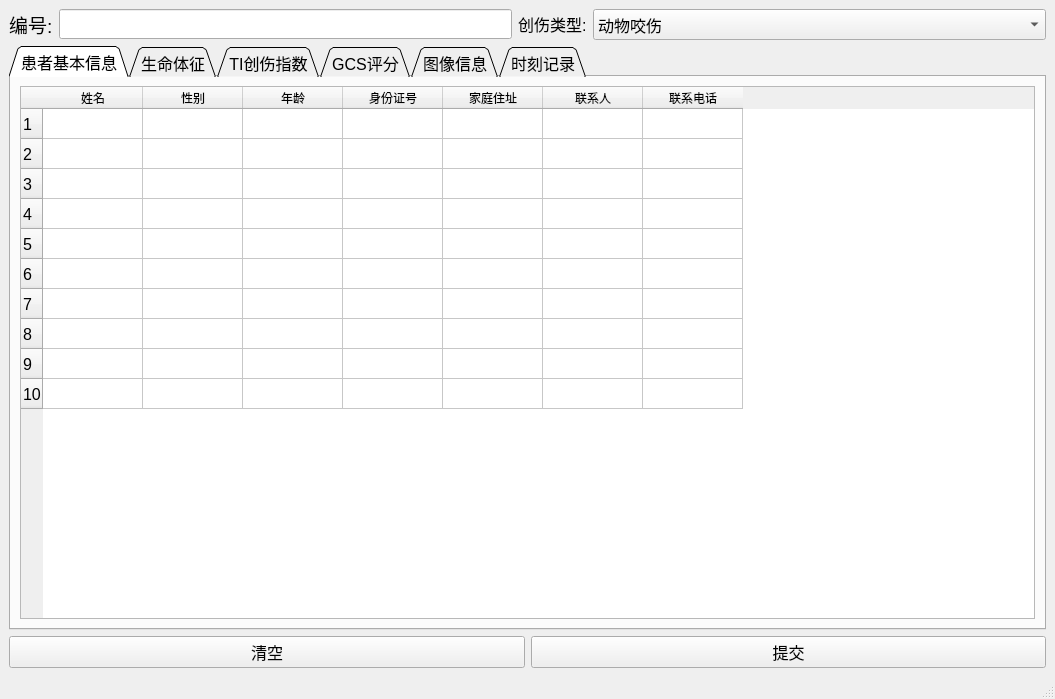
<?xml version="1.0" encoding="UTF-8"?>
<ui version="4.0">
 <class>MainWindow</class>
 <widget class="QMainWindow" name="MainWindow">
  <property name="geometry">
   <rect>
    <x>0</x>
    <y>0</y>
    <width>1055</width>
    <height>699</height>
   </rect>
  </property>
  <property name="mouseTracking">
   <bool>false</bool>
  </property>
  <property name="tabletTracking">
   <bool>false</bool>
  </property>
  <property name="windowTitle">
   <string>创伤中心</string>
  </property>
  <property name="layoutDirection">
   <enum>Qt::LeftToRight</enum>
  </property>
  <property name="tabShape">
   <enum>QTabWidget::Rounded</enum>
  </property>
  <property name="dockNestingEnabled">
   <bool>false</bool>
  </property>
  <widget class="QWidget" name="centralwidget">
   <layout class="QGridLayout" name="gridLayout_2">
    <item row="0" column="0">
     <layout class="QGridLayout" name="gridLayout">
      <item row="2" column="0">
       <layout class="QGridLayout" name="gridLayout_7">
        <item row="0" column="0">
         <widget class="QPushButton" name="pushButton">
          <property name="font">
           <font>
            <family>Arial</family>
            <pointsize>12</pointsize>
           </font>
          </property>
          <property name="text">
           <string>清空</string>
          </property>
         </widget>
        </item>
        <item row="0" column="1">
         <widget class="QPushButton" name="pushButton_2">
          <property name="font">
           <font>
            <family>Arial</family>
            <pointsize>12</pointsize>
           </font>
          </property>
          <property name="text">
           <string>提交</string>
          </property>
         </widget>
        </item>
       </layout>
      </item>
      <item row="0" column="0">
       <layout class="QGridLayout" name="gridLayout_10">
        <item row="0" column="1">
         <widget class="QLineEdit" name="lineEdit">
          <property name="sizePolicy">
           <sizepolicy hsizetype="Expanding" vsizetype="Fixed">
            <horstretch>1</horstretch>
            <verstretch>0</verstretch>
           </sizepolicy>
          </property>
          <property name="font">
           <font>
            <family>Agency FB</family>
            <pointsize>11</pointsize>
           </font>
          </property>
         </widget>
        </item>
        <item row="0" column="2">
         <widget class="QLabel" name="label_2">
          <property name="sizePolicy">
           <sizepolicy hsizetype="Fixed" vsizetype="Fixed">
            <horstretch>1</horstretch>
            <verstretch>0</verstretch>
           </sizepolicy>
          </property>
          <property name="font">
           <font>
            <family>Arial</family>
            <pointsize>12</pointsize>
           </font>
          </property>
          <property name="text">
           <string>创伤类型:</string>
          </property>
         </widget>
        </item>
        <item row="0" column="0">
         <widget class="QLabel" name="label">
          <property name="sizePolicy">
           <sizepolicy hsizetype="Fixed" vsizetype="Fixed">
            <horstretch>1</horstretch>
            <verstretch>0</verstretch>
           </sizepolicy>
          </property>
          <property name="font">
           <font>
            <family>Arial</family>
            <pointsize>14</pointsize>
           </font>
          </property>
          <property name="text">
           <string>编号:</string>
          </property>
         </widget>
        </item>
        <item row="0" column="3">
         <widget class="QComboBox" name="comboBox">
          <property name="sizePolicy">
           <sizepolicy hsizetype="Expanding" vsizetype="Fixed">
            <horstretch>1</horstretch>
            <verstretch>0</verstretch>
           </sizepolicy>
          </property>
          <property name="font">
           <font>
            <family>Agency FB</family>
            <pointsize>12</pointsize>
           </font>
          </property>
          <item>
           <property name="text">
            <string>动物咬伤</string>
           </property>
          </item>
          <item>
           <property name="text">
            <string>烧伤（烫伤）/爆炸伤</string>
           </property>
          </item>
          <item>
           <property name="text">
            <string>触电/雷击伤</string>
           </property>
          </item>
          <item>
           <property name="text">
            <string>高处坠落</string>
           </property>
          </item>
          <item>
           <property name="text">
            <string>刺伤/枪伤/贯通伤</string>
           </property>
          </item>
          <item>
           <property name="text">
            <string>交通/运输事故</string>
           </property>
          </item>
          <item>
           <property name="text">
            <string>其他</string>
           </property>
          </item>
         </widget>
        </item>
       </layout>
      </item>
      <item row="1" column="0">
       <widget class="QTabWidget" name="tabWidget">
        <property name="minimumSize">
         <size>
          <width>799</width>
          <height>359</height>
         </size>
        </property>
        <property name="font">
         <font>
          <family>Arial</family>
          <pointsize>12</pointsize>
         </font>
        </property>
        <property name="tabShape">
         <enum>QTabWidget::Triangular</enum>
        </property>
        <property name="currentIndex">
         <number>0</number>
        </property>
        <property name="usesScrollButtons">
         <bool>false</bool>
        </property>
        <widget class="QWidget" name="tab">
         <attribute name="title">
          <string>患者基本信息</string>
         </attribute>
         <layout class="QGridLayout" name="gridLayout_12">
          <item row="0" column="0">
           <layout class="QGridLayout" name="gridLayout_6">
            <item row="2" column="0">
             <widget class="QTableWidget" name="tableWidget_3">
              <property name="rowCount">
               <number>10</number>
              </property>
              <row/>
              <row/>
              <row/>
              <row/>
              <row/>
              <row/>
              <row/>
              <row/>
              <row/>
              <row/>
              <column>
               <property name="text">
                <string>姓名</string>
               </property>
              </column>
              <column>
               <property name="text">
                <string>性别</string>
               </property>
              </column>
              <column>
               <property name="text">
                <string>年龄</string>
               </property>
              </column>
              <column>
               <property name="text">
                <string>身份证号</string>
               </property>
              </column>
              <column>
               <property name="text">
                <string>家庭住址</string>
               </property>
              </column>
              <column>
               <property name="text">
                <string>联系人</string>
               </property>
              </column>
              <column>
               <property name="text">
                <string>联系电话</string>
               </property>
              </column>
             </widget>
            </item>
           </layout>
          </item>
         </layout>
        </widget>
        <widget class="QWidget" name="tab_2">
         <attribute name="title">
          <string>生命体征</string>
         </attribute>
         <layout class="QGridLayout" name="gridLayout_13">
          <item row="0" column="0">
           <layout class="QGridLayout" name="gridLayout_4">
            <item row="0" column="0">
             <widget class="QTableWidget" name="tableWidget">
              <property name="font">
               <font>
                <underline>false</underline>
               </font>
              </property>
              <property name="autoFillBackground">
               <bool>false</bool>
              </property>
              <property name="alternatingRowColors">
               <bool>false</bool>
              </property>
              <property name="showGrid">
               <bool>true</bool>
              </property>
              <property name="gridStyle">
               <enum>Qt::CustomDashLine</enum>
              </property>
              <property name="sortingEnabled">
               <bool>false</bool>
              </property>
              <property name="wordWrap">
               <bool>false</bool>
              </property>
              <property name="cornerButtonEnabled">
               <bool>false</bool>
              </property>
              <property name="rowCount">
               <number>10</number>
              </property>
              <row/>
              <row/>
              <row/>
              <row/>
              <row/>
              <row/>
              <row/>
              <row/>
              <row/>
              <row/>
              <column>
               <property name="text">
                <string>血压(mmHg)</string>
               </property>
              </column>
              <column>
               <property name="text">
                <string>心率（次/分钟）</string>
               </property>
              </column>
              <column>
               <property name="text">
                <string>呼吸（次/分钟）</string>
               </property>
              </column>
              <column>
               <property name="text">
                <string>体温（°C）</string>
               </property>
              </column>
              <column>
               <property name="text">
                <string>血糖（mmol/l）</string>
               </property>
              </column>
              <column>
               <property name="text">
                <string>血氧饱和度（%）</string>
               </property>
              </column>
             </widget>
            </item>
           </layout>
          </item>
         </layout>
        </widget>
        <widget class="QWidget" name="tab_3">
         <attribute name="title">
          <string>TI创伤指数</string>
         </attribute>
         <layout class="QGridLayout" name="gridLayout_14">
          <item row="0" column="0">
           <layout class="QGridLayout" name="gridLayout_5">
            <item row="0" column="0">
             <widget class="QTableWidget" name="tableWidget_2">
              <property name="maximumSize">
               <size>
                <width>16777215</width>
                <height>16777209</height>
               </size>
              </property>
              <property name="rowCount">
               <number>10</number>
              </property>
              <row/>
              <row/>
              <row/>
              <row/>
              <row/>
              <row/>
              <row/>
              <row/>
              <row/>
              <row/>
              <column>
               <property name="text">
                <string>创伤类型</string>
               </property>
              </column>
              <column>
               <property name="text">
                <string>血压</string>
               </property>
              </column>
              <column>
               <property name="text">
                <string>脉搏</string>
               </property>
              </column>
              <column>
               <property name="text">
                <string>呼吸</string>
               </property>
              </column>
              <column>
               <property name="text">
                <string>评分</string>
               </property>
              </column>
              <column>
               <property name="text">
                <string>评级</string>
               </property>
              </column>
             </widget>
            </item>
           </layout>
          </item>
         </layout>
        </widget>
        <widget class="QWidget" name="tab_4">
         <attribute name="title">
          <string>GCS评分</string>
         </attribute>
         <layout class="QGridLayout" name="gridLayout_15">
          <item row="0" column="0">
           <layout class="QGridLayout" name="gridLayout_3">
            <item row="0" column="0">
             <widget class="QTableWidget" name="tableWidget_4">
              <property name="rowCount">
               <number>10</number>
              </property>
              <row/>
              <row/>
              <row/>
              <row/>
              <row/>
              <row/>
              <row/>
              <row/>
              <row/>
              <row/>
              <column>
               <property name="text">
                <string>睁眼</string>
               </property>
              </column>
              <column>
               <property name="text">
                <string>语言</string>
               </property>
              </column>
              <column>
               <property name="text">
                <string>运动</string>
               </property>
              </column>
              <column>
               <property name="text">
                <string>评分</string>
               </property>
              </column>
              <column>
               <property name="text">
                <string>评级</string>
               </property>
              </column>
             </widget>
            </item>
           </layout>
          </item>
         </layout>
        </widget>
        <widget class="QWidget" name="tab_5">
         <attribute name="title">
          <string>图像信息</string>
         </attribute>
         <layout class="QGridLayout" name="gridLayout_16">
          <item row="0" column="0">
           <layout class="QGridLayout" name="gridLayout_9">
            <item row="0" column="1">
             <widget class="QTextEdit" name="textEdit"/>
            </item>
            <item row="2" column="1">
             <widget class="QTextEdit" name="textEdit_2"/>
            </item>
            <item row="2" column="0">
             <widget class="QLabel" name="label_4">
              <property name="text">
               <string>心电图</string>
              </property>
             </widget>
            </item>
            <item row="0" column="0">
             <widget class="QLabel" name="label_3">
              <property name="text">
               <string>伤情图片</string>
              </property>
             </widget>
            </item>
           </layout>
          </item>
         </layout>
        </widget>
        <widget class="QWidget" name="tab_6">
         <attribute name="title">
          <string>时刻记录</string>
         </attribute>
         <layout class="QGridLayout" name="gridLayout_11">
          <item row="0" column="0">
           <layout class="QGridLayout" name="gridLayout_8">
            <item row="1" column="0">
             <widget class="QDateTimeEdit" name="dateTimeEdit"/>
            </item>
            <item row="2" column="0">
             <widget class="QTableWidget" name="tableWidget_5">
              <property name="rowCount">
               <number>10</number>
              </property>
              <row/>
              <row/>
              <row/>
              <row/>
              <row/>
              <row/>
              <row/>
              <row/>
              <row/>
              <row/>
              <column>
               <property name="text">
                <string>发病时间</string>
               </property>
              </column>
              <column>
               <property name="text">
                <string>呼救时间</string>
               </property>
              </column>
              <column>
               <property name="text">
                <string>出发时间</string>
               </property>
              </column>
              <column>
               <property name="text">
                <string>到达现场</string>
               </property>
              </column>
              <column>
               <property name="text">
                <string>离开现场</string>
               </property>
              </column>
              <column>
               <property name="text">
                <string>到达医院</string>
               </property>
              </column>
              <column>
               <property name="text">
                <string>院内接诊</string>
               </property>
              </column>
              <column>
               <property name="text">
                <string>患者死亡</string>
               </property>
              </column>
             </widget>
            </item>
           </layout>
          </item>
         </layout>
        </widget>
       </widget>
      </item>
     </layout>
    </item>
   </layout>
  </widget>
  <widget class="QMenuBar" name="menubar">
   <property name="geometry">
    <rect>
     <x>0</x>
     <y>0</y>
     <width>1055</width>
     <height>30</height>
    </rect>
   </property>
  </widget>
  <widget class="QStatusBar" name="statusbar"/>
 </widget>
 <resources/>
 <connections/>
</ui>
